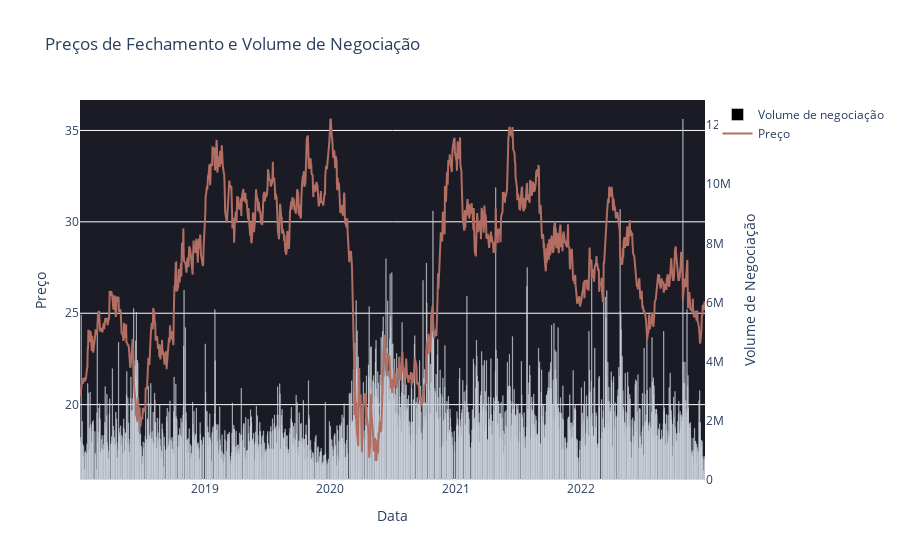

Notebook code cell kept with this figure:
### Code cell
# Obtem a série temporal dos preços de fechamento do ticker em questão.
ticker1_closing_prices_serie = ticker1_data['Adj Close']
# Obtem a série temporal do volume diário de negociação do ticker em questão.
ticker1_volume_serie = ticker1_data['Volume']

# Plota o gráfico dos (Preços de Fechamento x Volume de Negociação) para o ticker em questão.
plot_close_prices_with_volume(ticker1_closing_prices_serie,ticker1_volume_serie)

### Figure 1 — Plotly figure (JSON) as saved in the notebook; plotly's stock layout.template omitted (floating-point values rounded to 4 significant figures; data arrays with more than 128 entries replaced by an {"elided": "..."} marker saying what was removed)
{"data": [{"marker": {"color": "black"}, "name": "Volume de negociação", "type": "bar", "x": {"elided": "1239 str values"}, "y": {"elided": "1239 int values"}, "yaxis": "y2"}, {"line": {"color": "#B26E63"}, "mode": "lines", "name": "Preço", "type": "scatter", "x": {"elided": "1239 str values"}, "y": {"elided": "1239 float values"}, "yaxis": "y"}], "layout": {"paper_bgcolor": "white", "plot_bgcolor": "#1A1B25", "title": {"text": "Preços de Fechamento e Volume de Negociação"}, "xaxis": {"title": {"text": "Data"}}, "yaxis": {"overlaying": "y2", "title": {"text": "Preço"}}, "yaxis2": {"showgrid": false, "side": "right", "title": {"text": "Volume de Negociação"}}}}
